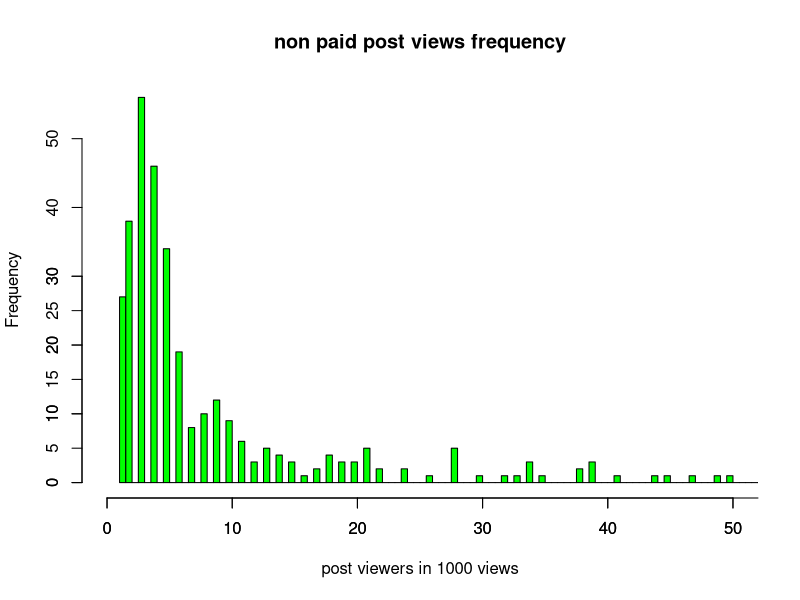

Write R code to recreate this figure.
nonpaid.data<-read.csv("obj2.csv",header=TRUE)
nonpaid.views<-c(0)
for(i in 1:180)
  nonpaid.views[i]=0
for(i in 1:361)
  nonpaid.views[floor(nonpaid.data$post.viewers.for.non.paid[i]/1000)]=1+nonpaid.views[floor(nonpaid.data$post.viewers.for.non.paid[i]/1000)]

df= as.data.frame(cbind(Overall.Cond= 1:180, nonpaid.views))
df
df.freq= as.vector(rep(df$Overall.Cond, df$nonpaid.views))
hist(df.freq,breaks = 300,plot = TRUE,col="green",xlim = c(0,50),main="non paid post views frequency",xlab="post viewers in 1000 views")
axis(side=2, at=c(0,5,10,15,20,25,30))
axis(side=1, at=c(0:10)*10)



